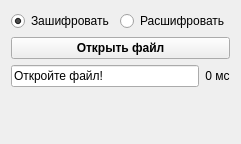
          <widget class="QWidget" name="page_7">
           <layout class="QGridLayout" name="gridLayout_10">
            <item row="1" column="1" colspan="2">
             <widget class="QPushButton" name="pushButton">
              <property name="enabled">
               <bool>true</bool>
              </property>
              <property name="font">
               <font>
                <weight>75</weight>
                <bold>true</bold>
               </font>
              </property>
              <property name="text">
               <string>Открыть файл</string>
              </property>
             </widget>
            </item>
            <item row="0" column="2">
             <widget class="QRadioButton" name="radioButton_4">
              <property name="enabled">
               <bool>true</bool>
              </property>
              <property name="text">
               <string>Расшифровать</string>
              </property>
             </widget>
            </item>
            <item row="0" column="1">
             <widget class="QRadioButton" name="radioButton_3">
              <property name="enabled">
               <bool>true</bool>
              </property>
              <property name="text">
               <string>Зашифровать</string>
              </property>
              <property name="checked">
               <bool>true</bool>
              </property>
             </widget>
            </item>
            <item row="3" column="1" colspan="2">
             <spacer name="verticalSpacer">
              <property name="orientation">
               <enum>Qt::Vertical</enum>
              </property>
              <property name="sizeHint" stdset="0">
               <size>
                <width>20</width>
                <height>40</height>
               </size>
              </property>
             </spacer>
            </item>
            <item row="2" column="1" colspan="2">
             <layout class="QHBoxLayout" name="layoutn">
              <item>
               <widget class="QLineEdit" name="lineEdit_4">
                <property name="text">
                 <string>Откройте файл!</string>
                </property>
                <property name="readOnly">
                 <bool>true</bool>
                </property>
               </widget>
              </item>
              <item>
               <widget class="QLabel" name="label_13">
                <property name="text">
                 <string>&lt;html&gt;&lt;head/&gt;&lt;body&gt;&lt;p align=&quot;center&quot;&gt;0 мс&lt;/p&gt;&lt;/body&gt;&lt;/html&gt;</string>
                </property>
               </widget>
              </item>
             </layout>
            </item>
            <item row="0" column="3" rowspan="4">
             <layout class="QVBoxLayout" name="verticalLayout"/>
            </item>
           </layout>
          </widget>
